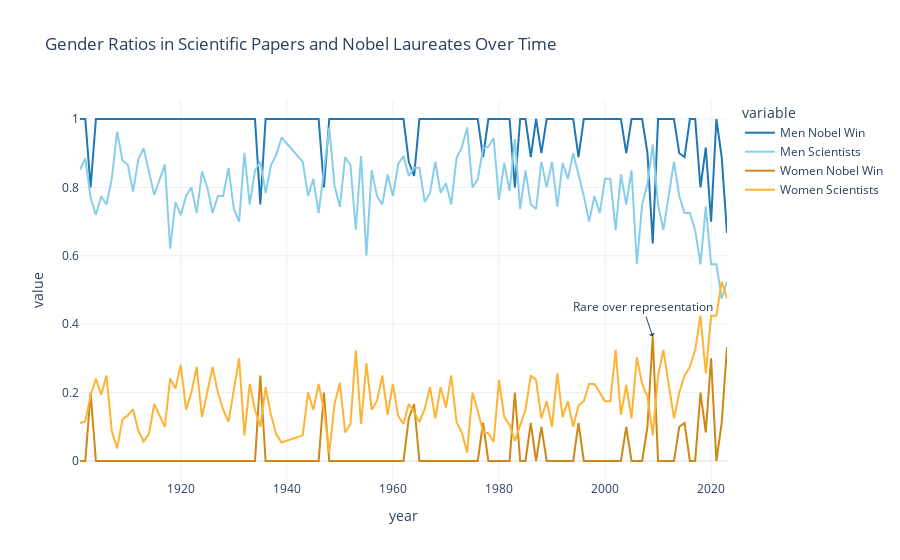

The cell this chart's notebook holds for it:
### Code cell
display(pivot_fields_df)
display(nobels_ratio_by_year)

# Ensure 'year' columns are of the same data type
pivot_fields_df['year'] = pivot_fields_df['year'].astype(int)
nobels_ratio_by_year['year'] = nobels_ratio_by_year['year'].astype(int)

merged_ratios = pd.merge(pivot_fields_df, nobels_ratio_by_year, left_on='year', right_on='year', suffixes=('_papers', '_nobels'))
merged_ratios.rename(columns={
    'female': 'Women Scientists',
    'male': 'Men Scientists',
    'female_ratio_nobels': 'Women Nobel Win',
    'male_ratio_nobels': 'Men Nobel Win'
}, inplace=True)
display(merged_ratios)


""" custom_colors = {
    'Men Nobel Win': '#1f77b4',        
    'Men Scientists': '#87ceeb',            
    'Women Nobel Win': '#cd8816',     
    'Women Scientists': '#ffb333',          
} """

# Create the line graph with markers
fig = px.line(
    merged_ratios,
    x='year',
    y=[
        'Men Nobel Win',
        'Men Scientists', 
        'Women Nobel Win', 
        'Women Scientists', 
        ],
    title='Gender Ratios in Scientific Papers and Nobel Laureates Over Time',
    color_discrete_map=custom_colors,
)
# Apply a theme
fig.update_layout(template='plotly_white')
# Update fonts

fig.add_annotation(
    x=2009,
    y=merged_ratios.loc[merged_ratios['year'] == 2009, 'Women Nobel Win'].values[0],
    text="Rare over representation",
    showarrow=True,
    arrowhead=1
)

fig.show()

# Calculate average ratios over time
average_ratios_df = merged_ratios.mean().to_frame(name='Average').T
average_ratios_df = average_ratios_df.drop(columns='year')
display(average_ratios_df)

# Create a bar chart for average ratios
fig_avg = px.bar(
    average_ratios_df.melt(var_name='Category', value_name='Average Ratio'),
    x='Category',
    y='Average Ratio',
    title='Average Gender Ratios in Scientific Papers and Nobel Laureates',
    color='Category',
    color_discrete_map=custom_colors
)
fig_avg.update_layout(template='plotly_white')
fig_avg.show()

### Figure 1 — Plotly figure (JSON) as saved in the notebook; plotly's stock layout.template omitted (floating-point values rounded to 4 significant figures)
{"data": [{"hovertemplate": "variable=Men Nobel Win<br>year=%{x}<br>value=%{y}<extra></extra>", "legendgroup": "Men Nobel Win", "line": {"color": "#1f77b4", "dash": "solid"}, "marker": {"symbol": "circle"}, "mode": "lines", "name": "Men Nobel Win", "orientation": "v", "showlegend": true, "type": "scatter", "x": [1901, 1902, 1903, 1904, 1905, 1906, 1907, 1908, 1909, 1910, 1911, 1912, 1913, 1914, 1915, 1917, 1918, 1919, 1920, 1921, 1922, 1923, 1924, 1925, 1926, 1927, 1928, 1929, 1930, 1931, 1932, 1933, 1934, 1935, 1936, 1937, 1938, 1939, 1943, 1944, 1945, 1946, 1947, 1948, 1949, 1950, 1951, 1952, 1953, 1954, 1955, 1956, 1957, 1958, 1959, 1960, 1961, 1962, 1963, 1964, 1965, 1966, 1967, 1968, 1969, 1970, 1971, 1972, 1973, 1974, 1975, 1976, 1977, 1978, 1979, 1980, 1981, 1982, 1983, 1984, 1985, 1986, 1987, 1988, 1989, 1990, 1991, 1992, 1993, 1994, 1995, 1996, 1997, 1998, 1999, 2000, 2001, 2002, 2003, 2004, 2005, 2006, 2007, 2008, 2009, 2010, 2011, 2012, 2013, 2014, 2015, 2016, 2017, 2018, 2019, 2020, 2021, 2022, 2023], "xaxis": "x", "y": [1, 1, 0.8, 1, 1, 1, 1, 1, 1, 1, 1, 1, 1, 1, 1, 1, 1, 1, 1, 1, 1, 1, 1, 1, 1, 1, 1, 1, 1, 1, 1, 1, 1, 0.75, 1, 1, 1, 1, 1, 1, 1, 1, 0.8, 1, 1, 1, 1, 1, 1, 1, 1, 1, 1, 1, 1, 1, 1, 1, 0.875, 0.8333, 1, 1, 1, 1, 1, 1, 1, 1, 1, 1, 1, 1, 0.8889, 1, 1, 1, 1, 1, 0.8, 1, 1, 0.8889, 1, 0.9, 1, 1, 1, 1, 1, 1, 0.8889, 1, 1, 1, 1, 1, 1, 1, 1, 0.9, 1, 1, 1, 0.9, 0.6364, 1, 1, 1, 1, 0.9, 0.8889, 1, 1, 0.8, 0.9167, 0.7, 1, 0.8889, 0.6667], "yaxis": "y"}, {"hovertemplate": "variable=Men Scientists<br>year=%{x}<br>value=%{y}<extra></extra>", "legendgroup": "Men Scientists", "line": {"color": "#87ceeb", "dash": "solid"}, "marker": {"symbol": "circle"}, "mode": "lines", "name": "Men Scientists", "orientation": "v", "showlegend": true, "type": "scatter", "x": [1901, 1902, 1903, 1904, 1905, 1906, 1907, 1908, 1909, 1910, 1911, 1912, 1913, 1914, 1915, 1917, 1918, 1919, 1920, 1921, 1922, 1923, 1924, 1925, 1926, 1927, 1928, 1929, 1930, 1931, 1932, 1933, 1934, 1935, 1936, 1937, 1938, 1939, 1943, 1944, 1945, 1946, 1947, 1948, 1949, 1950, 1951, 1952, 1953, 1954, 1955, 1956, 1957, 1958, 1959, 1960, 1961, 1962, 1963, 1964, 1965, 1966, 1967, 1968, 1969, 1970, 1971, 1972, 1973, 1974, 1975, 1976, 1977, 1978, 1979, 1980, 1981, 1982, 1983, 1984, 1985, 1986, 1987, 1988, 1989, 1990, 1991, 1992, 1993, 1994, 1995, 1996, 1997, 1998, 1999, 2000, 2001, 2002, 2003, 2004, 2005, 2006, 2007, 2008, 2009, 2010, 2011, 2012, 2013, 2014, 2015, 2016, 2017, 2018, 2019, 2020, 2021, 2022, 2023], "xaxis": "x", "y": [0.8519, 0.8846, 0.7692, 0.72, 0.7742, 0.75, 0.8261, 0.963, 0.8788, 0.8667, 0.7879, 0.8824, 0.9143, 0.8421, 0.7778, 0.8667, 0.6207, 0.7576, 0.7188, 0.775, 0.8, 0.725, 0.8462, 0.8, 0.725, 0.775, 0.775, 0.8571, 0.7368, 0.7, 0.9, 0.75, 0.85, 0.875, 0.7838, 0.8649, 0.8947, 0.9459, 0.875, 0.775, 0.825, 0.725, 0.85, 0.975, 0.8056, 0.7429, 0.8889, 0.8649, 0.6765, 0.8919, 0.6, 0.85, 0.775, 0.75, 0.8378, 0.775, 0.8684, 0.8919, 0.8333, 0.8571, 0.8571, 0.7576, 0.7838, 0.875, 0.7838, 0.8125, 0.75, 0.8857, 0.9167, 0.975, 0.8, 0.8235, 0.9143, 0.9189, 0.9444, 0.7632, 0.8718, 0.7895, 0.9412, 0.7368, 0.85, 0.75, 0.7368, 0.875, 0.8, 0.875, 0.7436, 0.8718, 0.825, 0.9, 0.8378, 0.775, 0.7, 0.775, 0.725, 0.825, 0.825, 0.675, 0.8378, 0.75, 0.85, 0.5758, 0.75, 0.8108, 0.925, 0.75, 0.675, 0.775, 0.875, 0.775, 0.725, 0.725, 0.675, 0.575, 0.7436, 0.575, 0.575, 0.475, 0.525], "yaxis": "y"}, {"hovertemplate": "variable=Women Nobel Win<br>year=%{x}<br>value=%{y}<extra></extra>", "legendgroup": "Women Nobel Win", "line": {"color": "#cd8816", "dash": "solid"}, "marker": {"symbol": "circle"}, "mode": "lines", "name": "Women Nobel Win", "orientation": "v", "showlegend": true, "type": "scatter", "x": [1901, 1902, 1903, 1904, 1905, 1906, 1907, 1908, 1909, 1910, 1911, 1912, 1913, 1914, 1915, 1917, 1918, 1919, 1920, 1921, 1922, 1923, 1924, 1925, 1926, 1927, 1928, 1929, 1930, 1931, 1932, 1933, 1934, 1935, 1936, 1937, 1938, 1939, 1943, 1944, 1945, 1946, 1947, 1948, 1949, 1950, 1951, 1952, 1953, 1954, 1955, 1956, 1957, 1958, 1959, 1960, 1961, 1962, 1963, 1964, 1965, 1966, 1967, 1968, 1969, 1970, 1971, 1972, 1973, 1974, 1975, 1976, 1977, 1978, 1979, 1980, 1981, 1982, 1983, 1984, 1985, 1986, 1987, 1988, 1989, 1990, 1991, 1992, 1993, 1994, 1995, 1996, 1997, 1998, 1999, 2000, 2001, 2002, 2003, 2004, 2005, 2006, 2007, 2008, 2009, 2010, 2011, 2012, 2013, 2014, 2015, 2016, 2017, 2018, 2019, 2020, 2021, 2022, 2023], "xaxis": "x", "y": [0, 0, 0.2, 0, 0, 0, 0, 0, 0, 0, 0, 0, 0, 0, 0, 0, 0, 0, 0, 0, 0, 0, 0, 0, 0, 0, 0, 0, 0, 0, 0, 0, 0, 0.25, 0, 0, 0, 0, 0, 0, 0, 0, 0.2, 0, 0, 0, 0, 0, 0, 0, 0, 0, 0, 0, 0, 0, 0, 0, 0.125, 0.1667, 0, 0, 0, 0, 0, 0, 0, 0, 0, 0, 0, 0, 0.1111, 0, 0, 0, 0, 0, 0.2, 0, 0, 0.1111, 0, 0.1, 0, 0, 0, 0, 0, 0, 0.1111, 0, 0, 0, 0, 0, 0, 0, 0, 0.1, 0, 0, 0, 0.1, 0.3636, 0, 0, 0, 0, 0.1, 0.1111, 0, 0, 0.2, 0.08333, 0.3, 0, 0.1111, 0.3333], "yaxis": "y"}, {"hovertemplate": "variable=Women Scientists<br>year=%{x}<br>value=%{y}<extra></extra>", "legendgroup": "Women Scientists", "line": {"color": "#ffb333", "dash": "solid"}, "marker": {"symbol": "circle"}, "mode": "lines", "name": "Women Scientists", "orientation": "v", "showlegend": true, "type": "scatter", "x": [1901, 1902, 1903, 1904, 1905, 1906, 1907, 1908, 1909, 1910, 1911, 1912, 1913, 1914, 1915, 1917, 1918, 1919, 1920, 1921, 1922, 1923, 1924, 1925, 1926, 1927, 1928, 1929, 1930, 1931, 1932, 1933, 1934, 1935, 1936, 1937, 1938, 1939, 1943, 1944, 1945, 1946, 1947, 1948, 1949, 1950, 1951, 1952, 1953, 1954, 1955, 1956, 1957, 1958, 1959, 1960, 1961, 1962, 1963, 1964, 1965, 1966, 1967, 1968, 1969, 1970, 1971, 1972, 1973, 1974, 1975, 1976, 1977, 1978, 1979, 1980, 1981, 1982, 1983, 1984, 1985, 1986, 1987, 1988, 1989, 1990, 1991, 1992, 1993, 1994, 1995, 1996, 1997, 1998, 1999, 2000, 2001, 2002, 2003, 2004, 2005, 2006, 2007, 2008, 2009, 2010, 2011, 2012, 2013, 2014, 2015, 2016, 2017, 2018, 2019, 2020, 2021, 2022, 2023], "xaxis": "x", "y": [0.1111, 0.1154, 0.1923, 0.24, 0.1935, 0.25, 0.08696, 0.03704, 0.1212, 0.1333, 0.1515, 0.08824, 0.05714, 0.07895, 0.1667, 0.1, 0.2414, 0.2121, 0.2812, 0.15, 0.2, 0.275, 0.1282, 0.2, 0.275, 0.2, 0.15, 0.1143, 0.2105, 0.3, 0.075, 0.225, 0.15, 0.1, 0.2162, 0.1351, 0.07895, 0.05405, 0.075, 0.2, 0.15, 0.225, 0.15, 0.025, 0.1667, 0.2286, 0.08333, 0.1081, 0.3235, 0.1081, 0.2857, 0.15, 0.175, 0.25, 0.1351, 0.225, 0.1316, 0.1081, 0.1667, 0.1429, 0.1143, 0.1515, 0.2162, 0.125, 0.2162, 0.1562, 0.25, 0.1143, 0.08333, 0.025, 0.2, 0.1471, 0.08571, 0.08108, 0.05556, 0.2368, 0.1282, 0.1053, 0.05882, 0.1053, 0.15, 0.25, 0.2368, 0.125, 0.175, 0.1, 0.2564, 0.1282, 0.175, 0.1, 0.1622, 0.175, 0.225, 0.225, 0.2, 0.175, 0.175, 0.325, 0.1351, 0.2222, 0.125, 0.303, 0.225, 0.1892, 0.075, 0.25, 0.325, 0.225, 0.125, 0.2, 0.25, 0.275, 0.325, 0.425, 0.2564, 0.425, 0.425, 0.525, 0.475], "yaxis": "y"}], "layout": {"annotations": [{"arrowhead": 1, "showarrow": true, "text": "Rare over representation", "x": 2009, "y": 0.3636}], "legend": {"title": {"text": "variable"}, "tracegroupgap": 0}, "title": {"text": "Gender Ratios in Scientific Papers and Nobel Laureates Over Time"}, "xaxis": {"anchor": "y", "domain": [0, 1], "title": {"text": "year"}}, "yaxis": {"anchor": "x", "domain": [0, 1], "title": {"text": "value"}}}}
